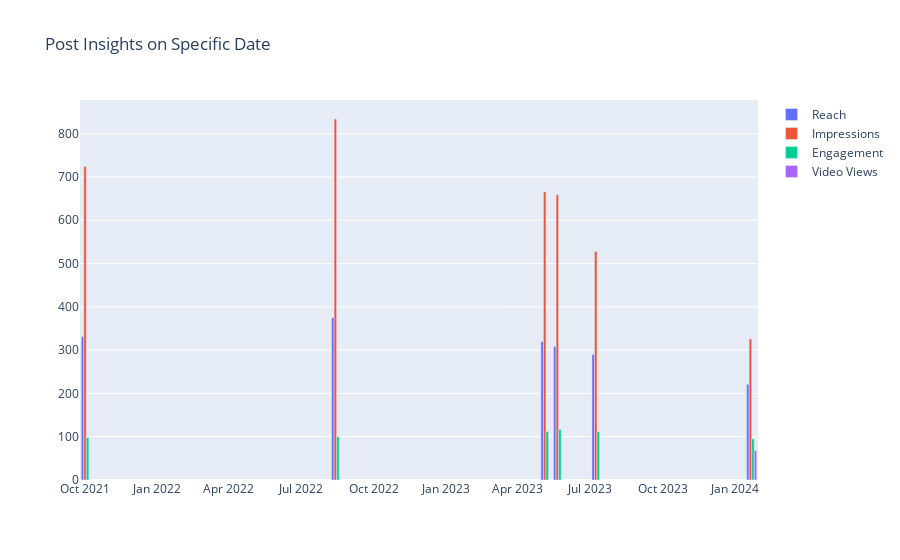
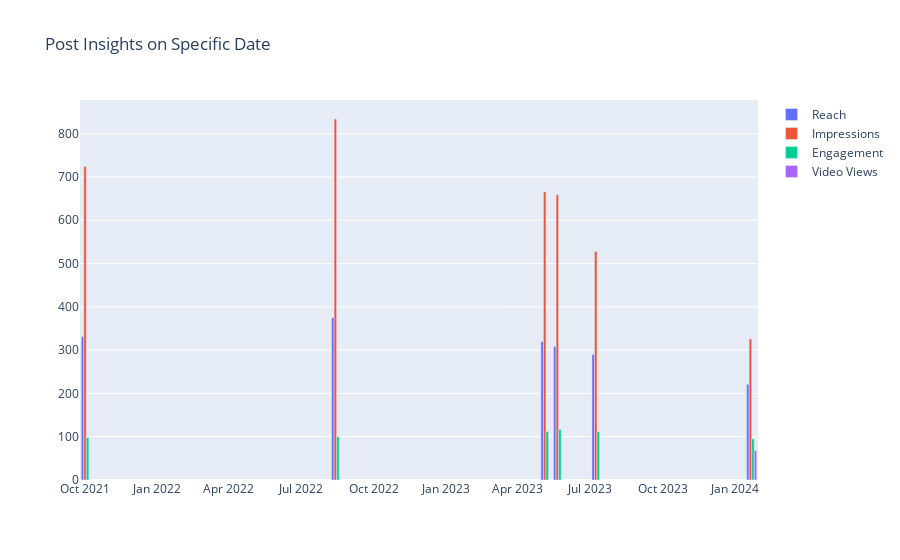

The notebook cell these images were saved under, in order:
### Code cell
da,fi=postsanalytics(insta_id=17841438618674025,access_token="EAATyJSzqOE8BOzgWtxdT9ZBMss0tAPIdz9ZAQNPKZCFb7DOeGZCIe03Sw7JUjCJFNahnIJ4a0I9fIXwMY460KE6AtdxYFY4zPAn8IZBeFCz09VZC6mZArtmsIuRLMzqjyWfHVfx7iQewp5gc2rnIJ8lqdtVKxDLuvqde6FvFQVkImqCwzgNBnLDLIVoWpUZB9GQsEZCAPegjbn8gGaTGilhjluOEHGg3lEPZBhvmL0FVZAR3wZDZD")
fi.show()

### Figure 1 — Plotly figure (JSON) as saved in the notebook; plotly's stock layout.template omitted (floating-point values rounded to 4 significant figures)
{"data": [{"name": "Reach", "type": "bar", "x": ["2024-01-21T14:27:47+0000", "2023-07-10T06:17:16+0000", "2023-05-22T18:05:02+0000", "2023-05-06T18:20:57+0000", "2022-08-15T07:51:23+0000", "2021-10-03T04:34:10+0000"], "y": [221, 290, 308, 320, 375, 331]}, {"name": "Impressions", "type": "bar", "x": ["2024-01-21T14:27:47+0000", "2023-07-10T06:17:16+0000", "2023-05-22T18:05:02+0000", "2023-05-06T18:20:57+0000", "2022-08-15T07:51:23+0000", "2021-10-03T04:34:10+0000"], "y": [326, 528, 659, 666, 834, 724]}, {"name": "Engagement", "type": "bar", "x": ["2024-01-21T14:27:47+0000", "2023-07-10T06:17:16+0000", "2023-05-22T18:05:02+0000", "2023-05-06T18:20:57+0000", "2022-08-15T07:51:23+0000", "2021-10-03T04:34:10+0000"], "y": [95, 111, 117, 112, 100, 98]}, {"name": "Video Views", "type": "bar", "x": ["2024-01-21T14:27:47+0000", "2023-07-10T06:17:16+0000", "2023-05-22T18:05:02+0000", "2023-05-06T18:20:57+0000", "2022-08-15T07:51:23+0000", "2021-10-03T04:34:10+0000"], "y": [68, 0, 0, 0, 0, 0]}], "layout": {"barmode": "group", "title": {"text": "Post Insights on Specific Date"}}}

### Figure 2 — Plotly figure (JSON) as saved in the notebook; plotly's stock layout.template omitted (floating-point values rounded to 4 significant figures)
{"data": [{"name": "Reach", "type": "bar", "x": ["2024-01-21T14:27:47+0000", "2023-07-10T06:17:16+0000", "2023-05-22T18:05:02+0000", "2023-05-06T18:20:57+0000", "2022-08-15T07:51:23+0000", "2021-10-03T04:34:10+0000"], "y": [221, 290, 308, 320, 375, 331]}, {"name": "Impressions", "type": "bar", "x": ["2024-01-21T14:27:47+0000", "2023-07-10T06:17:16+0000", "2023-05-22T18:05:02+0000", "2023-05-06T18:20:57+0000", "2022-08-15T07:51:23+0000", "2021-10-03T04:34:10+0000"], "y": [326, 528, 659, 666, 834, 724]}, {"name": "Engagement", "type": "bar", "x": ["2024-01-21T14:27:47+0000", "2023-07-10T06:17:16+0000", "2023-05-22T18:05:02+0000", "2023-05-06T18:20:57+0000", "2022-08-15T07:51:23+0000", "2021-10-03T04:34:10+0000"], "y": [95, 111, 117, 112, 100, 98]}, {"name": "Video Views", "type": "bar", "x": ["2024-01-21T14:27:47+0000", "2023-07-10T06:17:16+0000", "2023-05-22T18:05:02+0000", "2023-05-06T18:20:57+0000", "2022-08-15T07:51:23+0000", "2021-10-03T04:34:10+0000"], "y": [68, 0, 0, 0, 0, 0]}], "layout": {"barmode": "group", "title": {"text": "Post Insights on Specific Date"}}}
